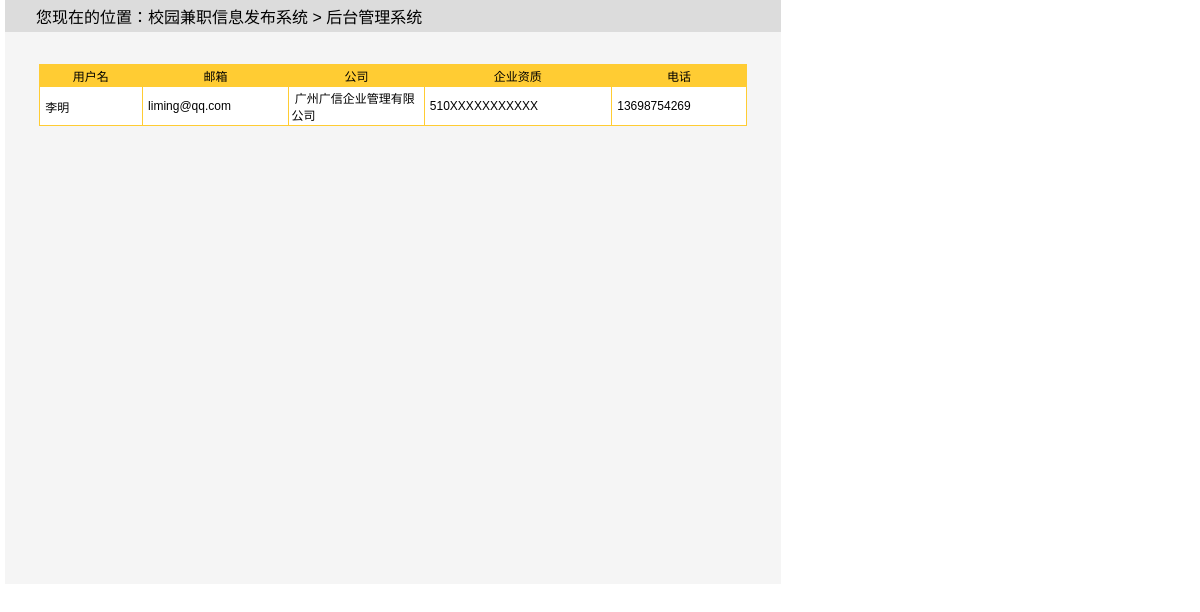
The app's page /PracticeWorks/校园兼职信息发布系统/part_time_job/admin/manager_list.php (signed in) with its own data.
### tables this page shows
CREATE TABLE IF NOT EXISTS `manager` (
  `enter_id` int(11) NOT NULL AUTO_INCREMENT COMMENT '自增主键',
  `enter_name` varchar(20) NOT NULL COMMENT '用户名',
  `password` varchar(255) NOT NULL COMMENT '密码',
  `enterprise` varchar(40) NOT NULL COMMENT '公司名称',
  `business_license` varchar(40) NOT NULL COMMENT '营业执照',
  `mobile` varchar(11) DEFAULT NULL COMMENT '手机号',
  `emile` varchar(40) DEFAULT NULL COMMENT '电子邮箱地址',
  PRIMARY KEY (`enter_id`)
);

### PracticeWorks/校园兼职信息发布系统/part_time_job/admin/manager_list.php (the view, shortened to what this page needs)
<?php
	include_once "../conn/conn.php";
	$sql="select * from manager where enter_id='{$_SESSION['admin']['enter_id']}' ";
	$result=mysqli_query($conn,$sql);
	$info=mysqli_fetch_array($result);
?>
<!DOCTYPE html>
<html>
	<head>
		<link href="../css/style.css" rel="stylesheet">
	</head>
	<body>
		<table width="776" border="0" cellspacing="0" cellpadding="0" style="background-color: whitesmoke; margin-left: 5px;">
		  <tr>
		    <td height="32" style="background-color: gainsboro;">&nbsp;&nbsp;&nbsp;&nbsp;&nbsp;&nbsp;&nbsp;您现在的位置：校园兼职信息发布系统&nbsp;&gt;&nbsp;后台管理系统</td>
		  </tr>
		  <tr>
		    <td height="32" >&nbsp;</td>
		  </tr>
		  <tr>
		    <td height="488" align="center" valign="top" >
		        <table width="708" border="0" cellpadding="0" cellspacing="1" bgcolor="#FFCC33"class="tab01">
		          <tr align="center" bgcolor="#FFCC33">
		            <td width="59">用户名</td>
		            <td width="79">邮箱</td>
		            <td width="79">公司</td>
		            <td width="79">企业资质</td>
		            <td width="79">电话</td>
		          </tr>
			<?php
			if($info){
			?>
		          <tr bgcolor="#FFFFFF">
		            <td>&nbsp;<?php echo $info[enter_name];?></td>
		            <td>&nbsp;<?php echo $info[emile];?></td>
		            <td>&nbsp;<?php echo $info[enterprise];?></td>
		            <td>&nbsp;<?php echo $info[business_license];?></td>
		            <td>&nbsp;<?php echo $info[mobile];?></td>
		          </tr>
			<?php
			}
			?>
		    </table></td>
		  </tr>
		  <tr>
		    <td height="32">&nbsp;</td>
		  </tr>
		</table>
	</body>
</html>

### PracticeWorks/校园兼职信息发布系统/part_time_job/css/style.css (style rules this page uses)
body { margin: 0px; padding: 0px; font-family: sans-serif; background-size: cover; }
.tab01 td { padding:2px; font-size:12px; }

### records on screen
manager: enter_name "李明", emile "liming@qq.com", enterprise "广州广信企业管理有限公司", business_license "510XXXXXXXXXXX", mobile "13698754269"
